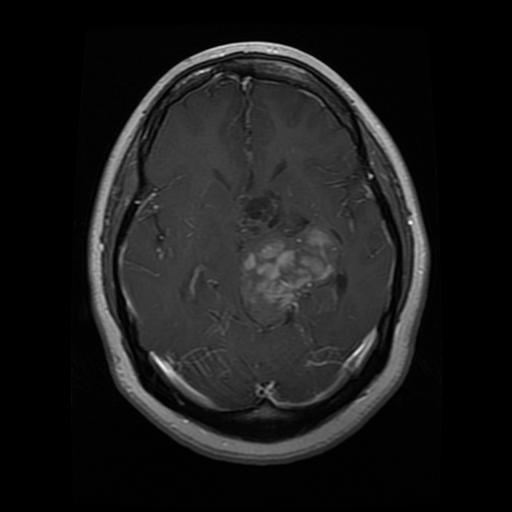
#> input picture DATASETS/TRAIL_DATA/TRAINING/glioma_tumor/gg (1).jpg, 512 x 512 px, found by its file name; the run also reads 2 pictures not shown here
$ jupyter execute image_classification.ipynb
#> lines starting #> are read from the running program, lines starting #| are printed output that depends on the picture; after the words box and inside, x2 and y2 are one past the last pixel; in counts of white or black regions, pixels touching at a corner belong together
[cell 1]
import cv2
import numpy as np
import matplotlib.pyplot as plt

# List of image paths and their corresponding labels
images = [
    (r'DATASETS\TRAIL_DATA\TRAINING\glioma_tumor\gg (1).jpg', 'Glioma Tumor'),
    (r'DATASETS\TRAIL_DATA\TRAINING\meningioma_tumor\m (15).jpg', 'Meningioma Tumor'),
    (r'DATASETS\TRAIL_DATA\TRAINING\no_tumor\no_tumor.jpg', 'No Tumor'),
    (r'DATASETS\TRAIL_DATA\TRAINING\pituitary_tumor\p (1).jpg', 'Pituitary Tumor')
]

# Preprocess and visualize the images
fig, axes = plt.subplots(len(images), 7, figsize=(25, 20))
fig.suptitle("Comprehensive Preprocessing and Analytical Visualization of Brain MRI Images", fontsize=18, fontweight='bold')

for i, (image_path, label) in enumerate(images):
    # Read the image
    img = cv2.imread(image_path)
#> img is the input picture: shape (512, 512, 3); min 0, max 249, mean 26.8
    img_rgb = cv2.cvtColor(img, cv2.COLOR_BGR2RGB)  # Convert BGR to RGB
    img_gray = cv2.cvtColor(img, cv2.COLOR_BGR2GRAY)  # Convert to Grayscale

    # Gaussian Blur
    img_blur = cv2.GaussianBlur(img_gray, (5, 5), 0)

    # Binary Thresholding
    _, img_thresh = cv2.threshold(img_gray, 127, 255, cv2.THRESH_BINARY)
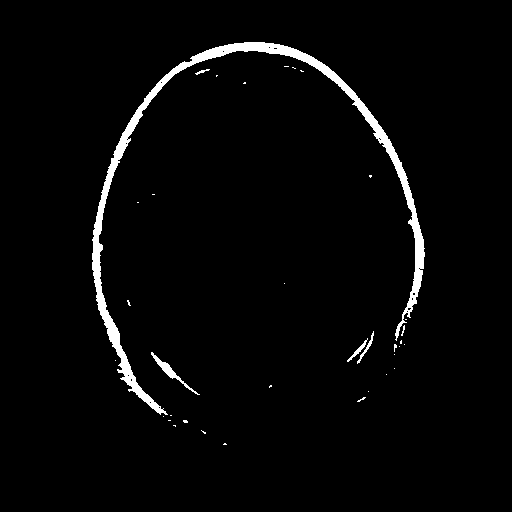
#> img_thresh: shape (512, 512); 2.7% white; 35 white regions (30 under 20 px)

    # Contour Detection
    contours, _ = cv2.findContours(img_thresh, cv2.RETR_EXTERNAL, cv2.CHAIN_APPROX_SIMPLE)
#> contours = 35 contours, 31 with area under 20; largest, box (x1, y1, x2, y2) and area: (92, 42, 425, 415) 5701, (151, 352, 200, 395) 210, (347, 338, 368, 362) 61, (357, 331, 374, 364) 54
    img_contours = cv2.drawContours(img_rgb.copy(), contours, -1, (255, 0, 0), 2)
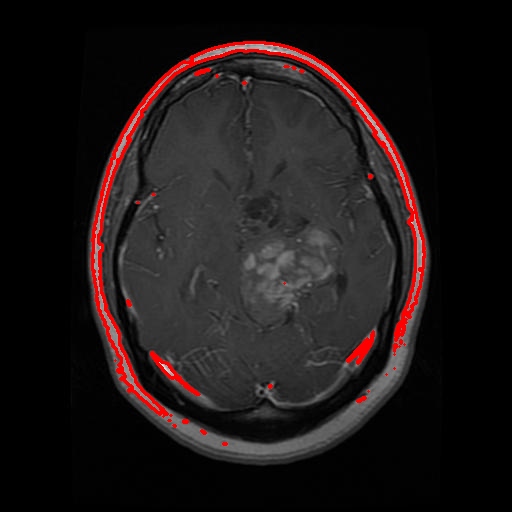
#> img_contours: shape (512, 512, 3); mean R, G, B 30.4, 23.1, 23.1

    # Pixel Intensity Statistics
    mean_intensity = np.mean(img_gray)
#> mean_intensity = 26.85
    median_intensity = np.median(img_gray)
#> median_intensity = 3
    std_intensity = np.std(img_gray)
#> std_intensity = 36.55

    # Heatmap
    img_heatmap = cv2.applyColorMap(img_gray, cv2.COLORMAP_JET)
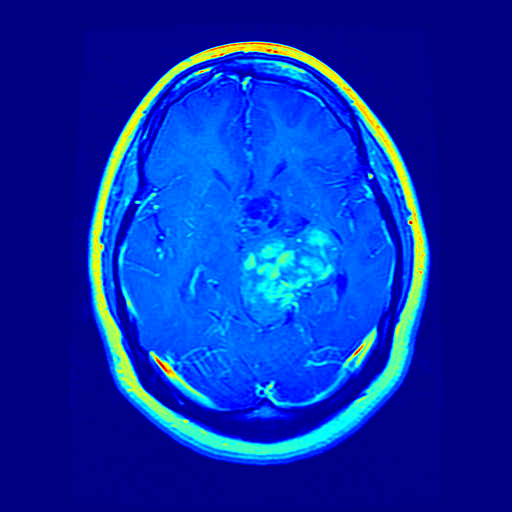
#> img_heatmap: shape (512, 512, 3); mean B, G, R 174.6, 45.3, 7.2

    # Plot Original RGB Image
    axes[i, 0].imshow(img_rgb)
    axes[i, 0].set_title(f"{label} (RGB)", fontsize=10)
    axes[i, 0].axis('off')

    # Plot Grayscale Image
    axes[i, 1].imshow(img_gray, cmap='gray')
    axes[i, 1].set_title("Grayscale", fontsize=10)
    axes[i, 1].axis('off')

    # Plot Gaussian Blurred Image
    axes[i, 2].imshow(img_blur, cmap='gray')
    axes[i, 2].set_title("Gaussian Blur", fontsize=10)
    axes[i, 2].axis('off')

    # Plot Thresholded Image
    axes[i, 3].imshow(img_thresh, cmap='gray')
    axes[i, 3].set_title("Binary Threshold", fontsize=10)
    axes[i, 3].axis('off')

    # Plot Contour Image
    axes[i, 4].imshow(img_contours)
    axes[i, 4].set_title("Contours", fontsize=10)
    axes[i, 4].axis('off')

    # Plot Heatmap
    axes[i, 5].imshow(img_heatmap)
    axes[i, 5].set_title("Heatmap", fontsize=10)
    axes[i, 5].axis('off')

    # Display Pixel Intensity Statistics
    axes[i, 6].text(0.5, 0.5,
                    f"Mean: {mean_intensity:.2f}\n"
                    f"Median: {median_intensity:.2f}\n"
                    f"Std Dev: {std_intensity:.2f}",
                    fontsize=10, ha='center', va='center', bbox=dict(facecolor='white', alpha=0.8))
    axes[i, 6].set_title("Intensity Stats", fontsize=10)
    axes[i, 6].axis('off')
#> pass 2 of the loop `for i, (image_path, label) in enumerate(images):`:
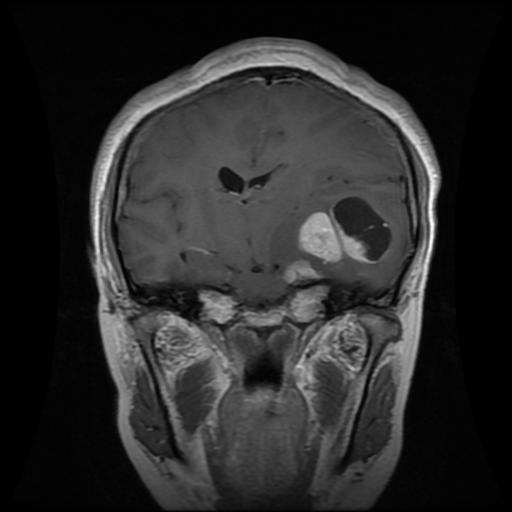
#> input picture DATASETS/TRAIL_DATA/TRAINING/meningioma_tumor/m (15).jpg, 512 x 512 px, found by its file name
#> img is the input picture: shape (512, 512, 3); min 0, max 254, mean 42
#> `_, img_thresh = cv2.threshold(img_gray, 127, 255, cv2.THRESH_BINARY)`:
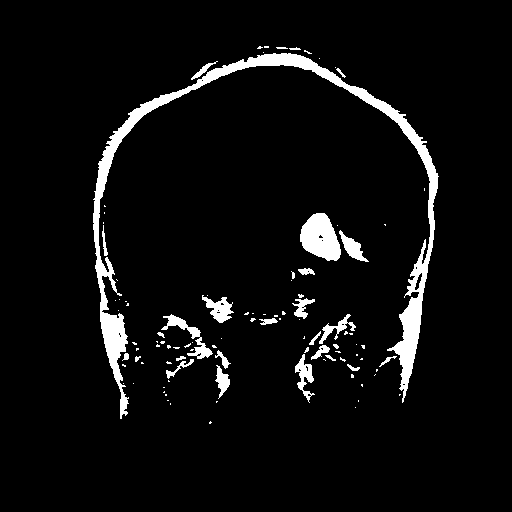
#> img_thresh: shape (512, 512); 5.4% white; 101 white regions (72 under 20 px)
#> `contours, _ = cv2.findContours(img_thresh, cv2.RETR_EXTERNAL, cv2.CHAI..`: contours = 101 contours, 81 with area under 20; largest, box (x1, y1, x2, y2) and area: (93, 53, 439, 419) 7896, (300, 213, 341, 261) 1308, (161, 314, 213, 359) 455, (202, 295, 234, 323) 388, (295, 354, 315, 403) 329
#> mean_intensity = 42.02
#> median_intensity = 26
#> std_intensity = 45.44
#> pass 3 of the loop `for i, (image_path, label) in enumerate(images):`:
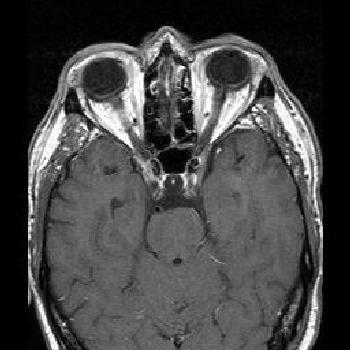
#> input picture DATASETS/TRAIL_DATA/TRAINING/no_tumor/no_tumor.jpg, 350 x 350 px, found by its file name
#> img is the input picture: shape (350, 350, 3); min 0, max 255, mean 69.7
#> img_gray: shape (350, 350)
#> img_blur: shape (350, 350)
#> img_thresh: shape (350, 350); 11.4% white; 185 white regions (154 under 20 px)
#> `contours, _ = cv2.findContours(img_thresh, cv2.RETR_EXTERNAL, cv2.CHAI..`: contours = 184 contours, 160 with area under 20; largest, box (x1, y1, x2, y2) and area: (61, 43, 145, 153) 3056, (271, 65, 323, 255) 1638, (28, 70, 67, 241) 1448, (189, 46, 228, 136) 1335, (208, 46, 273, 144) 1237
#> img_contours: shape (350, 350, 3)
#> mean_intensity = 69.69
#> median_intensity = 81
#> std_intensity = 60.94
#> img_heatmap: shape (350, 350, 3)
#> the loop made 4 passes; the first 3 are shown

plt.tight_layout(rect=[0, 0, 1, 0.95])  # Adjust layout for title
plt.show()
#> figure, not shown here; B, G, R data is drawn as R, G, B

[cell 2]
import os
import cv2
import numpy as np
import matplotlib.pyplot as plt
from sklearn.preprocessing import StandardScaler
from sklearn.decomposition import PCA
from sklearn.cluster import KMeans, AgglomerativeClustering
from sklearn.metrics import silhouette_score, davies_bouldin_score
from scipy.cluster.hierarchy import dendrogram, linkage

# Define the paths
base_dir = r'DATASETS\TRAIL_DATA\TRAINING'
categories = ['glioma_tumor', 'meningioma_tumor', 'no_tumor', 'pituitary_tumor']

# Load images
image_data = []
labels = []

for label, category in enumerate(categories):
    folder_path = os.path.join(base_dir, category)
    for file_name in os.listdir(folder_path):
        file_path = os.path.join(folder_path, file_name)
        # Read and resize the image
        img = cv2.imread(file_path, cv2.IMREAD_GRAYSCALE)  # Convert to grayscale
        img_resized = cv2.resize(img, (64, 64))  # Resize to a standard size
        image_data.append(img_resized.flatten())  # Flatten the image to a vector
        labels.append(label)
#> pass 2 of the loop `for label, category in enumerate(categories):`:
#> `img_resized = cv2.resize(img, (64, 64))`:
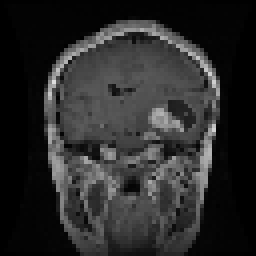
#> img_resized: shape (64, 64) (shown 4 times larger); min 0, max 222, mean 41.8
#> pass 3 of the loop `for label, category in enumerate(categories):`:
#> `img_resized = cv2.resize(img, (64, 64))`:
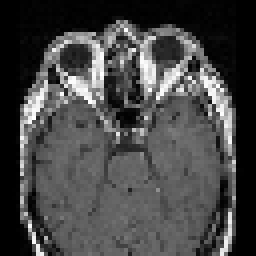
#> img_resized: shape (64, 64) (shown 4 times larger); min 0, max 255, mean 70
#> the loop made 4 passes; the first 3 are shown

# Convert to numpy arrays
image_data = np.array(image_data)
labels = np.array(labels)

print("Loaded image data shape:", image_data.shape)
#| Loaded image data shape: (6, 4096)

[cell 3]
def filter_outliers(image_data, min_contour_area=500, max_contour_area=10000):
    """
    Filters images based on contour properties (area).

    Parameters:
    - image_data: List of image arrays.
    - min_contour_area: Minimum area for a valid contour.
    - max_contour_area: Maximum area for a valid contour.

    Returns:
    - filtered_images: List of valid images (without outliers).
    - outlier_indices: Indices of images identified as outliers.
    """
    filtered_images = []
    outlier_indices = []

    for idx, img in enumerate(image_data):
        # Convert to grayscale (if not already) and threshold
        gray = cv2.cvtColor(img, cv2.COLOR_BGR2GRAY) if len(img.shape) == 3 else img
        _, thresh = cv2.threshold(gray, 50, 255, cv2.THRESH_BINARY)

        # Find contours
        contours, _ = cv2.findContours(thresh, cv2.RETR_EXTERNAL, cv2.CHAIN_APPROX_SIMPLE)

        # Calculate contour properties (area)
        areas = [cv2.contourArea(cnt) for cnt in contours]
        if areas and (min_contour_area <= max(areas) <= max_contour_area):
            filtered_images.append(img)
        else:
            outlier_indices.append(idx)

    return filtered_images, outlier_indices

# Apply the filter
image_data_ = [cv2.imread(os.path.join(base_dir, cat, fname)) for cat in categories for fname in os.listdir(os.path.join(base_dir, cat))]
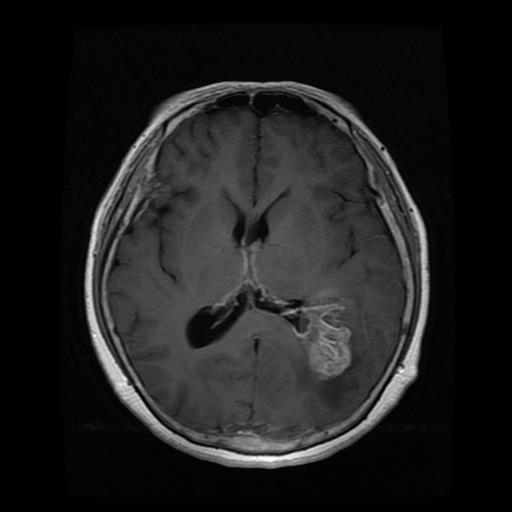
#> input picture DATASETS/TRAIL_DATA/TRAINING/glioma_tumor/gg (10).jpg, 512 x 512 px, found by its file name
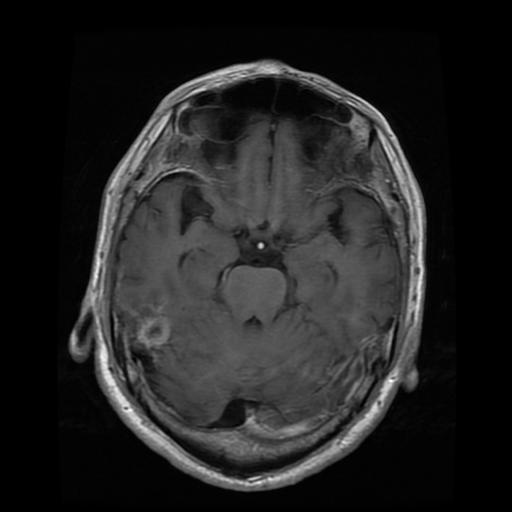
#> input picture DATASETS/TRAIL_DATA/TRAINING/glioma_tumor/gg (11).jpg, 512 x 512 px, found by its file name
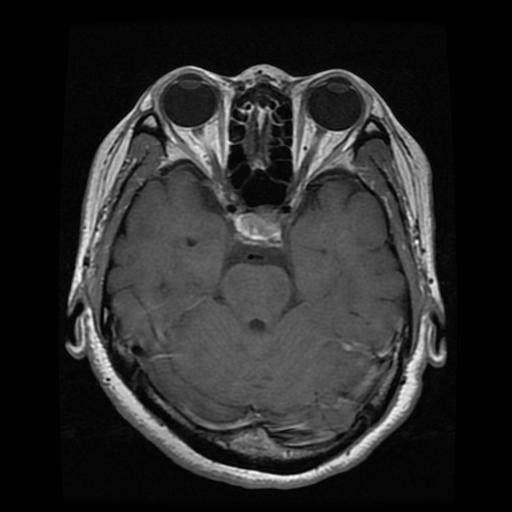
#> input picture DATASETS/TRAIL_DATA/TRAINING/pituitary_tumor/p (1).jpg, 512 x 512 px, found by its file name
filtered_images, outlier_indices = filter_outliers(image_data_)
#> the loop in filter_outliers, `for idx, img in enumerate(image_data):` made 6 passes
#> areas on passes 1, 2, 3, 4, 6: [6, 1, 0, 0, 0, 0, 0, 1, 0, 0, 1, 110888.5], [106405.5], [115694], [0, 0, 0, 5.5, 0, 0, 2, 3, 9.5, 130907], [126896]
#> pass 1, in filter_outliers, `_, thresh = cv2.threshold(gray, 50, 255, cv2.THRESH_BINARY)`:
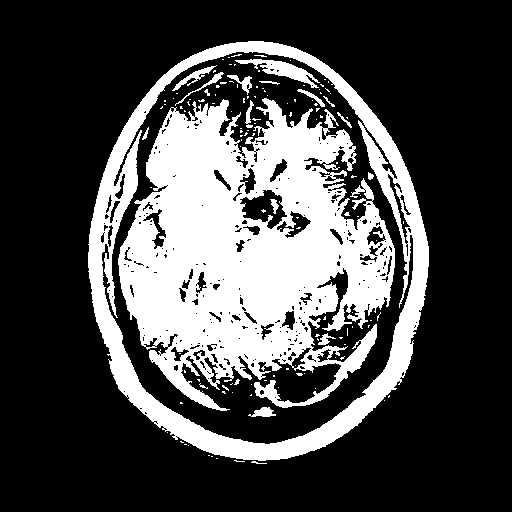
#> thresh: shape (512, 512); 28.8% white; 132 white regions (113 under 20 px), largest, box (x1, y1, x2, y2) and area: (118, 98, 395, 411) 51701, (88, 41, 429, 461) 20973, (235, 59, 320, 88) 792
#> after the loop in filter_outliers, `for idx, img in enumerate(image_data):`:
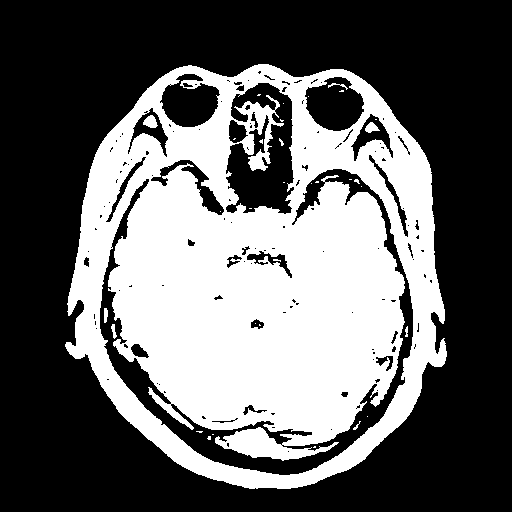
#> thresh: shape (512, 512); 39.1% white; 33 white regions (25 under 20 px), largest, box (x1, y1, x2, y2) and area: (65, 64, 447, 489) 101861, (143, 115, 158, 128) 130, (365, 122, 380, 133) 98
#> after the loop in filter_outliers, `for idx, img in enumerate(image_data):`: filtered_images = []; outlier_indices = [0, 1, 2, 3, 4, 5]
#> filtered_images = []; outlier_indices = [0, 1, 2, 3, 4, 5]

print(f"Total images: {len(image_data_)}")
#| Total images: 6
print(f"Filtered images (after removing outliers): {len(filtered_images)}")
#| Filtered images (after removing outliers): 0
print(f"Outlier indices: {outlier_indices}")
#| Outlier indices: [0, 1, 2, 3, 4, 5]

[cell 4]
# Visualize outliers for reference
plt.figure(figsize=(10, 10))
for i, idx in enumerate(outlier_indices[:9]):  # Show first 9 outliers
    plt.subplot(3, 3, i + 1)
    plt.imshow(image_data_[idx], cmap='gray')
    plt.title(f"Outlier {idx}")
    plt.axis('off')
#> this loop made 6 passes
plt.tight_layout()
plt.show()

[cell 5]
# Standardize the data
scaler = StandardScaler()
data_scaled = scaler.fit_transform(image_data)

# Optional: Dimensionality Reduction using PCA
pca = PCA(n_components=3)
data_pca = pca.fit_transform(data_scaled)

print("Data shape after PCA:", data_pca.shape)
#| Data shape after PCA: (6, 3)

[cell 6]
# Perform Hierarchical Clustering
linkage_matrix = linkage(data_pca, method='ward')
plt.figure(figsize=(12, 8))
dendrogram(linkage_matrix, truncate_mode='level', p=10, labels=labels)
plt.title("Dendrogram for Hierarchical Clustering")
plt.xlabel("Data Points")
plt.ylabel("Distance")
plt.show()

[cell 7]
# Perform K-Means Clustering
kmeans = KMeans(n_clusters=4, random_state=42)
clusters_kmeans = kmeans.fit_predict(data_pca)

# Visualize Clusters in 2D
plt.figure(figsize=(10, 6))
plt.scatter(data_pca[:, 0], data_pca[:, 1], c=clusters_kmeans, cmap='viridis', alpha=0.7)
plt.scatter(kmeans.cluster_centers_[:, 0], kmeans.cluster_centers_[:, 1], s=200, c='red', marker='X', label='Centroids')
plt.title("K-Means Clustering Visualization")
plt.xlabel("PCA Component 1")
plt.ylabel("PCA Component 2")
plt.legend()
plt.show()

[cell 8]
# Evaluate Clustering
silhouette_kmeans = silhouette_score(data_pca, clusters_kmeans)
davies_kmeans = davies_bouldin_score(data_pca, clusters_kmeans)

print(f"Silhouette Score (K-Means): {silhouette_kmeans:.2f}")
print(f"Davies-Bouldin Index (K-Means): {davies_kmeans:.2f}")

# Hierarchical Clustering Evaluation
hierarchical = AgglomerativeClustering(n_clusters=4)
clusters_hierarchical = hierarchical.fit_predict(data_pca)
silhouette_hierarchical = silhouette_score(data_pca, clusters_hierarchical)
davies_hierarchical = davies_bouldin_score(data_pca, clusters_hierarchical)

print(f"Silhouette Score (Hierarchical): {silhouette_hierarchical:.2f}")
print(f"Davies-Bouldin Index (Hierarchical): {davies_hierarchical:.2f}")

[cell 9]
# Assign cluster labels to a DataFrame for comparison
import pandas as pd
from sklearn.metrics import confusion_matrix, ConfusionMatrixDisplay

# Create a DataFrame with true labels and predicted clusters
results_df = pd.DataFrame({
    'True_Label': labels,  # True tumor type labels
    'KMeans_Cluster': clusters_kmeans,
    'Hierarchical_Cluster': clusters_hierarchical
})

# Map label numbers to their respective tumor names
label_mapping = {0: "glioma_tumor", 1: "meningioma_tumor", 2: "no_tumor", 3: "pituitary_tumor"}
results_df['Label_Name'] = results_df['True_Label'].map(label_mapping)

print(results_df.tail(20))  # View sample results

[cell 10]
# Visualize K-Means Clustering results
plt.figure(figsize=(10, 6))
plt.scatter(data_pca[:, 0], data_pca[:, 1], c=clusters_kmeans, cmap='viridis', alpha=0.5, label='K-Means Clusters')
plt.title("K-Means Clustering of Tumor Types")
plt.xlabel("PCA Component 1")
plt.ylabel("PCA Component 2")
plt.colorbar(label="Cluster")
plt.show()

# Visualize True Labels
plt.figure(figsize=(10, 6))
plt.scatter(data_pca[:, 0], data_pca[:, 1], c=labels, cmap='viridis', alpha=0.5, label='True Labels')
plt.title("True Labels of Tumor Types")
plt.xlabel("PCA Component 1")
plt.ylabel("PCA Component 2")
plt.colorbar(label="True Label")
plt.show()
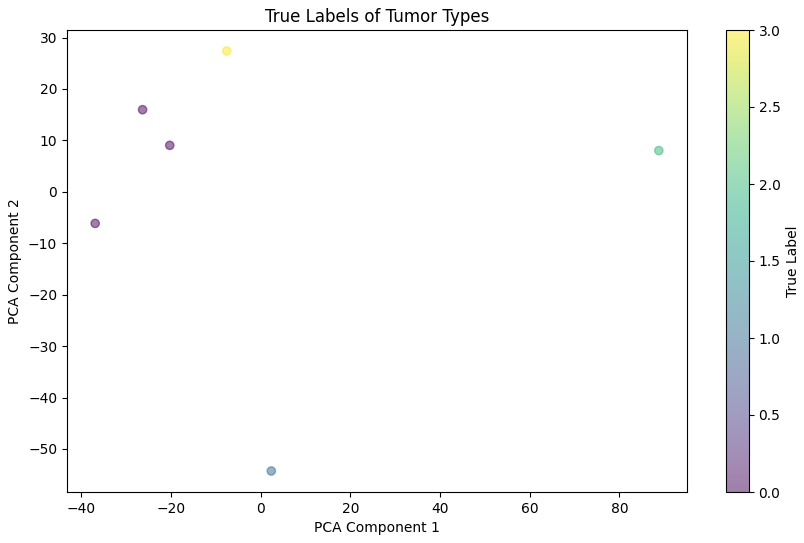
#> figure drawn by matplotlib, 2 panels

[cell 11]
# Confusion Matrix for K-Means
cm_kmeans = confusion_matrix(labels, clusters_kmeans)
disp_kmeans = ConfusionMatrixDisplay(confusion_matrix=cm_kmeans, display_labels=list(label_mapping.values()))
disp_kmeans.plot(cmap='Blues', xticks_rotation='vertical')
plt.title("Confusion Matrix: True Labels vs. K-Means Clusters")
plt.show()

# Confusion Matrix for Hierarchical Clustering
cm_hierarchical = confusion_matrix(labels, clusters_hierarchical)
disp_hierarchical = ConfusionMatrixDisplay(confusion_matrix=cm_hierarchical, display_labels=list(label_mapping.values()))
disp_hierarchical.plot(cmap='Blues', xticks_rotation='vertical')
plt.title("Confusion Matrix: True Labels vs. Hierarchical Clusters")
plt.show()
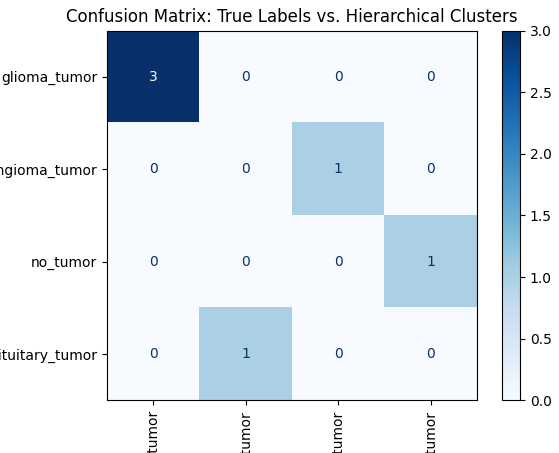
#> figure drawn by matplotlib, 2 panels
